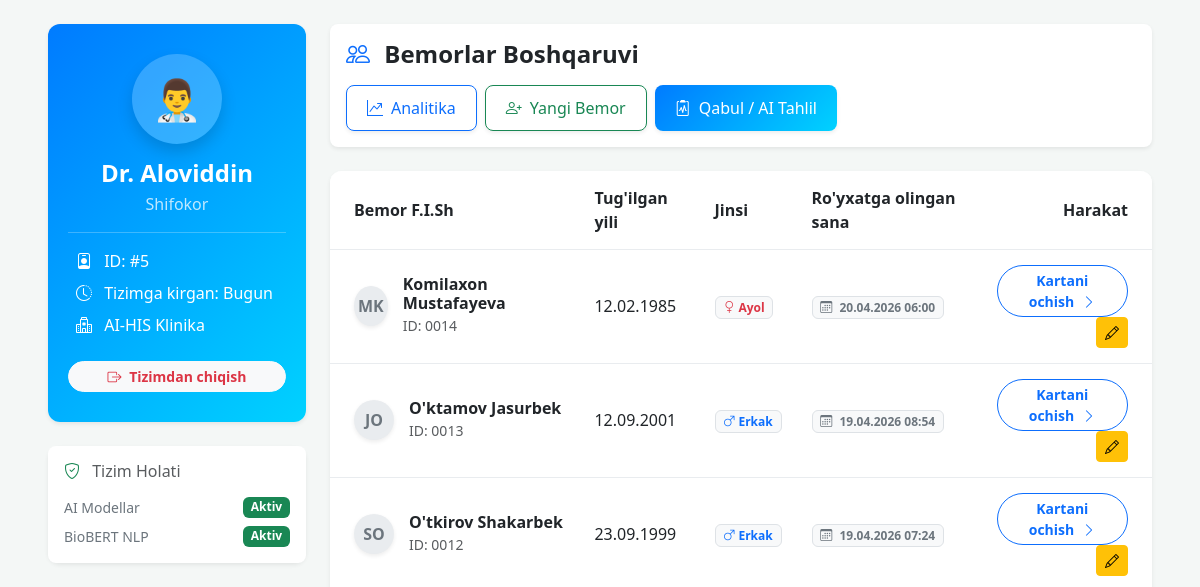
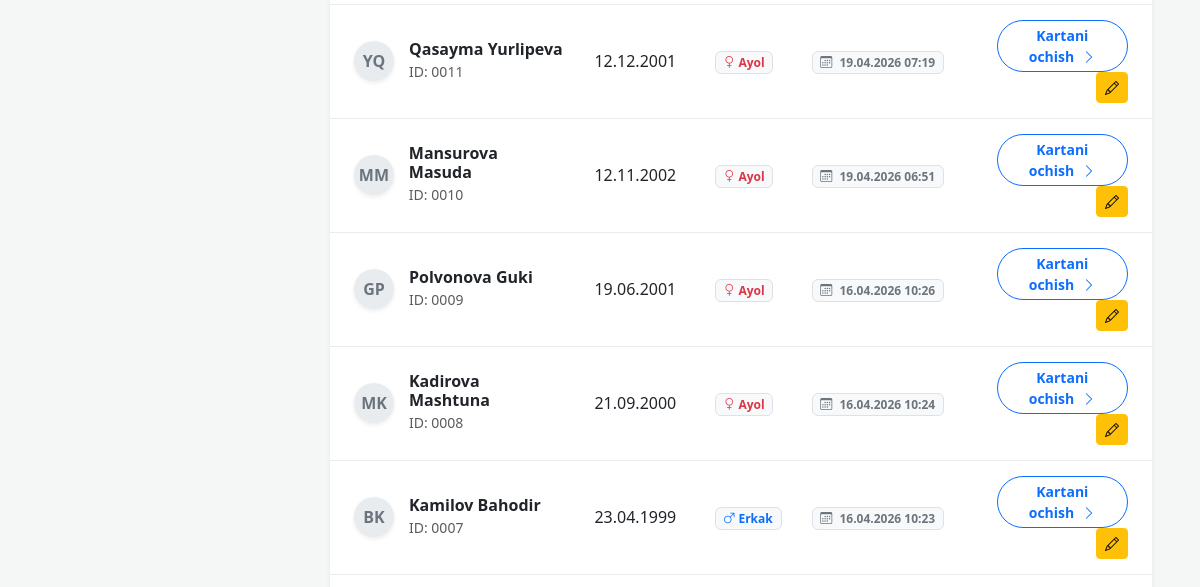
/api/v1/ehr/web/dashboard/ (signed in, upper part), run on an earlier commit of the app's database (2 pictures, top to bottom).
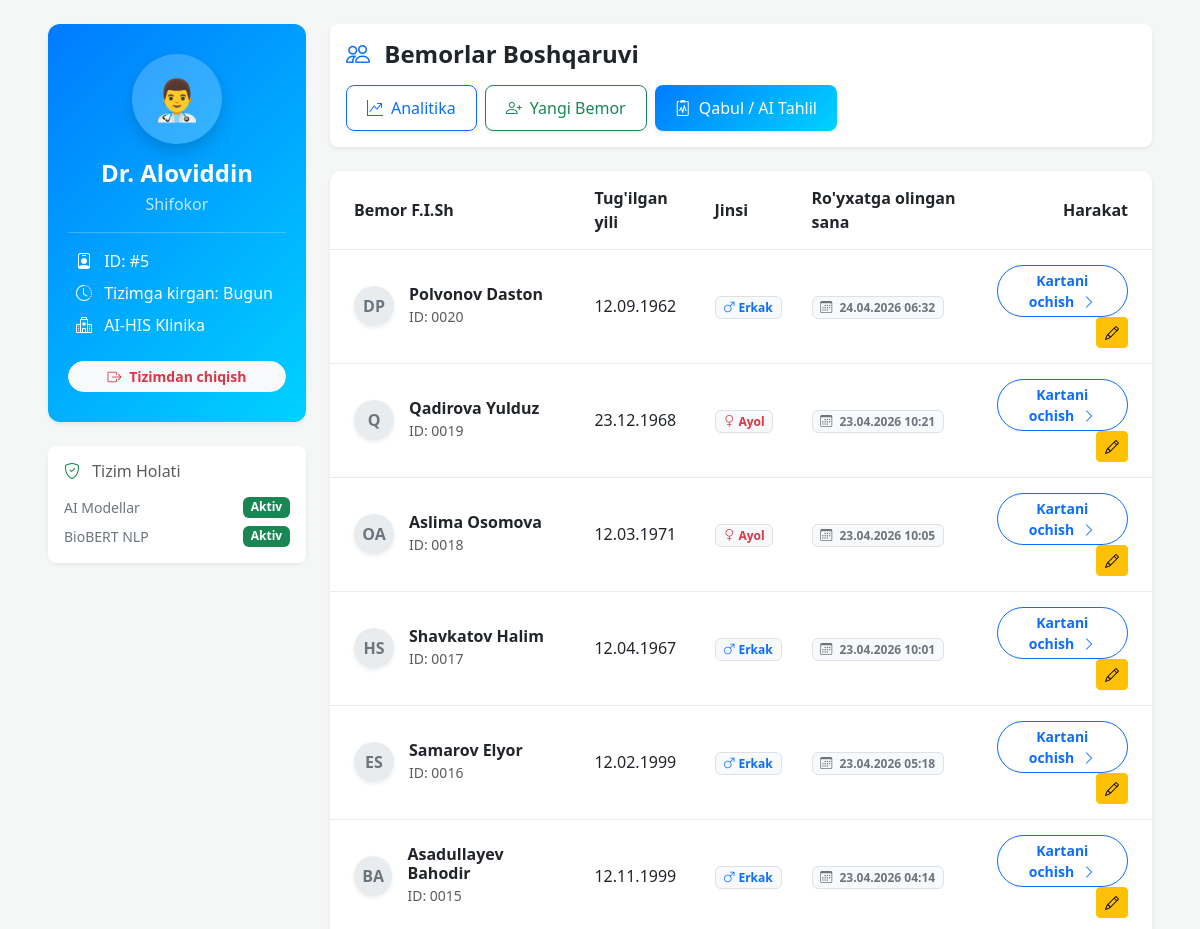
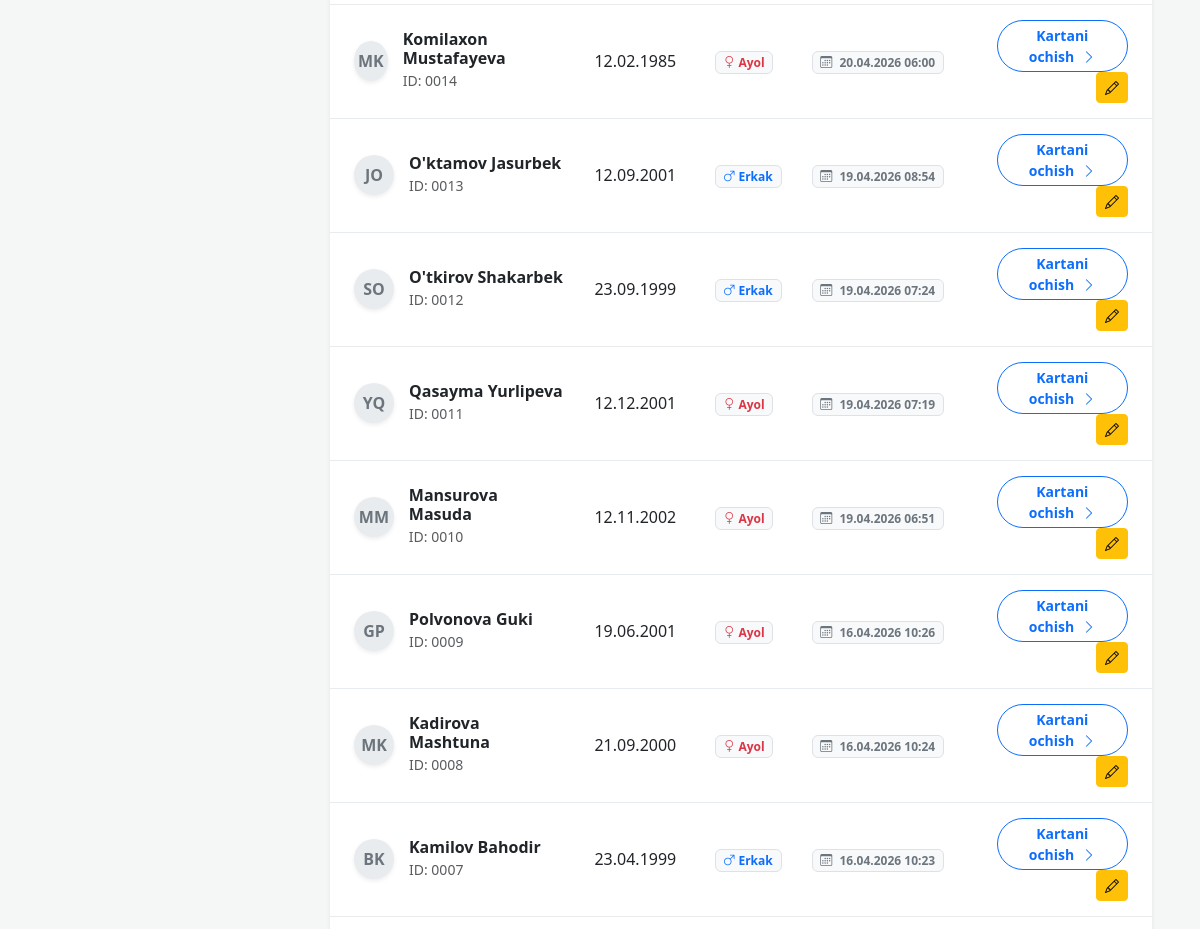
And on a later commit of the database (2 pictures, top to bottom).
### patients/models.py (models this page shows, shortened)
class Patient(models.Model):
    GENDER_CHOICES = (
        ('Erkak', 'Erkak'),
        ('Ayol', 'Ayol'),
    )
    user = models.OneToOneField(User, on_delete=models.SET_NULL, null=True, blank=True, verbose_name="Tizimga kirish akkaunti")
    first_name = models.CharField(max_length=50, verbose_name="Ismi")
    last_name = models.CharField(max_length=50, verbose_name="Familiyasi")
    patronymic = models.CharField(max_length=50, blank=True, null=True, verbose_name="Otasining ismi")
    gender = models.CharField(max_length=10, choices=GENDER_CHOICES, default='Erkak', verbose_name="Jinsi")
    date_of_birth = models.DateField(verbose_name="Tug'ilgan sanasi")
    created_at = models.DateTimeField(auto_now_add=True)

### patients/views.py (the view)
# urls.py: path('web/dashboard/', patient_list_view, name='patient_list'),
@login_required
def patient_list_view(request):
    role = get_user_role(request.user)
    if role in ['Super Admin', 'Moderator', 'Shifokor', 'Hamshira']:
        patients = Patient.objects.all().order_by('-created_at')
    elif role == 'Bemor':
        patients = Patient.objects.filter(user=request.user)
    else:
        patients = Patient.objects.none()
    return render(request, 'patients/patient_list.html', {'patients': patients, 'user_role': role})

### patients/views.py (called while the page is built)
def get_user_role(user):
    if user.is_superuser:
        return 'Super Admin'
    if user.groups.exists():
        return user.groups.first().name
    return 'Bemor'

### patients/templates/patients/patient_list.html (shortened to what the changed rows need)
<!DOCTYPE html>
<html lang="uz">
<head>
    <link href="https://cdn.jsdelivr.net/npm/bootstrap@5.3.0/dist/css/bootstrap.min.css" rel="stylesheet">
    <link rel="stylesheet" href="https://cdn.jsdelivr.net/npm/bootstrap-icons@1.10.5/font/bootstrap-icons.css">
</head>
<body>
<div class="container-fluid py-4 px-lg-5">
    <div class="row g-4">
        <div class="col-lg-9 col-md-8">
            <div class="card shadow-sm border-0">
                <div class="card-body p-0">
                    <div class="table-responsive table-custom m-0">
                        <table class="table mb-0 align-middle">
                            <thead>
                                <tr>
                                    <th class="ps-4">Bemor F.I.Sh</th>
                                    <th>Tug'ilgan yili</th>
                                    <th>Jinsi</th>
                                    <th>Ro'yxatga olingan sana</th>
                                    <th class="text-end pe-4">Harakat</th>
                                </tr>
                            </thead>
                            <tbody>
                                {% for patient in patients %}
                                <tr >
                                    <td class="ps-4">
                                        <div class="d-flex align-items-center">
                                            <div class="patient-avatar shadow-sm">
                                                {{ patient.first_name|first }}{{ patient.last_name|first }}
                                            </div>
                                            <div>
                                                <h6 class="m-0 text-dark fw-bold">{{ patient.last_name }} {{ patient.first_name }}</h6>
                                                <small class="text-muted">ID: {{ patient.id|stringformat:"04d" }}</small>
                                            </div>
                                        </div>
                                    </td>
                                    <td>{{ patient.date_of_birth|date:"d.m.Y" }}</td>
                                    <td>
                                        {% if patient.gender == 'Erkak' %}
                                            <span class="badge bg-light text-primary border"><i class="bi bi-gender-male"></i> Erkak</span>
                                        {% elif patient.gender == 'Ayol' %}
                                            <span class="badge bg-light text-danger border"><i class="bi bi-gender-female"></i> Ayol</span>
                                        {% endif %}
                                    </td>
                                    <td>
                                        <span class="badge bg-light text-secondary border">
                                            <i class="bi bi-calendar3 me-1"></i> {{ patient.created_at|date:"d.m.Y H:i" }}
                                        </span>
                                    </td>
                                    <td class="text-end pe-4">
                                        <a href="{% url 'patient_detail' patient.id %}" class="btn btn-sm btn-outline-primary rounded-pill px-3 fw-bold">
                                            Kartani ochish <i class="bi bi-chevron-right ms-1"></i>
                                        </a>
                                        <a href="{% url 'patient_edit' patient.id %}" class="btn btn-sm btn-warning" title="Tahrirlash">
                                    <i class="bi bi-pencil"></i>
                                </a>
                                    </td>
                                </tr>
                                {% endfor %}
                            </tbody>
                        </table>
                    </div>
                </div>
            </div>
        </div>
    </div>
</div>
</body>
</html>

What changed in the data, as far as the page shows it:
added Patient: first_name|first "D", last_name|first "P", last_name "Polvonov", first_name "Daston", id "0020", date_of_birth "12.09.1962", gender "Erkak" (drawn), created_at "24.04.2026 06:32"
added Patient: last_name|first "Q", last_name "Qadirova", first_name "Yulduz", id "0019", date_of_birth "23.12.1968", gender "Ayol" (drawn), created_at "23.04.2026 10:21"
added Patient: first_name|first "O", last_name|first "A", last_name "Aslima", first_name "Osomova", id "0018", date_of_birth "12.03.1971", gender "Ayol" (drawn), created_at "23.04.2026 10:05"
added Patient: first_name|first "H", last_name|first "S", last_name "Shavkatov", first_name "Halim", id "0017", date_of_birth "12.04.1967", gender "Erkak" (drawn), created_at "23.04.2026 10:01"
added Patient: first_name|first "E", last_name|first "S", last_name "Samarov", first_name "Elyor", id "0016", date_of_birth "12.02.1999", gender "Erkak" (drawn), created_at "23.04.2026 05:18"
added Patient: first_name|first "B", last_name|first "A", last_name "Asadullayev", first_name "Bahodir", id "0015", date_of_birth "12.11.1999", gender "Erkak" (drawn), created_at "23.04.2026 04:14"
